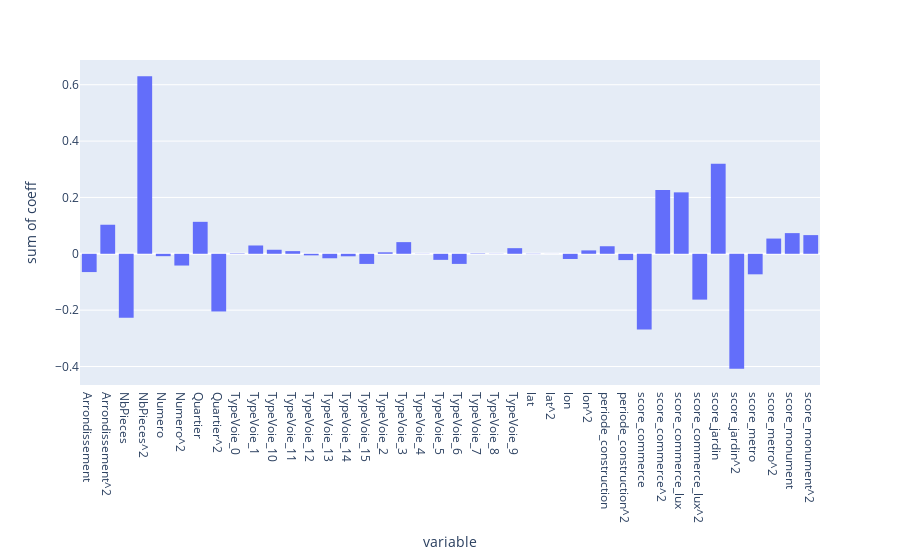
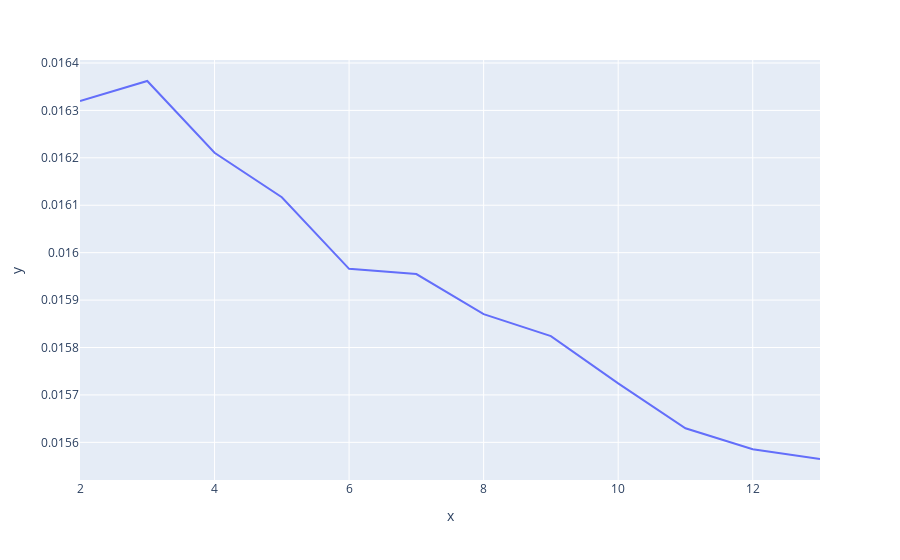

Notebook code cell kept with these figures, in order:
### Code cell
# Regressions jusqu'au degré 22

list_mse_degree = [poly_reg(i) for i in range(2, 14)]

px.line(x = [i for i in range(2, 14)], y = list_mse_degree).show()

### Figure 1 — Plotly figure (JSON) as saved in the notebook; plotly's stock layout.template omitted (floating-point values rounded to 4 significant figures)
{"data": [{"alignmentgroup": "True", "bingroup": "x", "histfunc": "sum", "hovertemplate": "variable=%{x}<br>sum of coeff=%{y}<extra></extra>", "legendgroup": "", "marker": {"color": "#636efa"}, "name": "", "offsetgroup": "", "orientation": "v", "showlegend": false, "type": "histogram", "x": ["Arrondissement", "Arrondissement^2", "NbPieces", "NbPieces^2", "Numero", "Numero^2", "Quartier", "Quartier^2", "TypeVoie_0", "TypeVoie_1", "TypeVoie_10", "TypeVoie_11", "TypeVoie_12", "TypeVoie_13", "TypeVoie_14", "TypeVoie_15", "TypeVoie_2", "TypeVoie_3", "TypeVoie_4", "TypeVoie_5", "TypeVoie_6", "TypeVoie_7", "TypeVoie_8", "TypeVoie_9", "lat", "lat^2", "lon", "lon^2", "periode_construction", "periode_construction^2", "score_commerce", "score_commerce^2", "score_commerce_lux", "score_commerce_lux^2", "score_jardin", "score_jardin^2", "score_metro", "score_metro^2", "score_monument", "score_monument^2"], "xaxis": "x", "y": [-0.06491, 0.1031, -0.2273, 0.6301, -0.008487, -0.04166, 0.1135, -0.2047, 0.001433, 0.02946, 0.01432, 0.009466, -0.005584, -0.01591, -0.008921, -0.03595, 0.005246, 0.04137, 0.0005607, -0.0215, -0.03589, 0.001362, 0.0005742, 0.01996, -0.0009451, 0.0002337, -0.01837, 0.01207, 0.02677, -0.02236, -0.2686, 0.2265, 0.218, -0.1626, 0.3195, -0.408, -0.07285, 0.05406, 0.07335, 0.06628], "yaxis": "y"}], "layout": {"barmode": "relative", "legend": {"tracegroupgap": 0}, "margin": {"t": 60}, "xaxis": {"anchor": "y", "domain": [0, 1], "title": {"text": "variable"}}, "yaxis": {"anchor": "x", "domain": [0, 1], "title": {"text": "sum of coeff"}}}}

### Figure 2 — Plotly figure (JSON) as saved in the notebook; plotly's stock layout.template omitted (floating-point values rounded to 4 significant figures)
{"data": [{"hovertemplate": "x=%{x}<br>y=%{y}<extra></extra>", "legendgroup": "", "line": {"color": "#636efa", "dash": "solid"}, "mode": "lines", "name": "", "orientation": "v", "showlegend": false, "type": "scatter", "x": [2, 3, 4, 5, 6, 7, 8, 9, 10, 11, 12, 13], "xaxis": "x", "y": [0.01632, 0.01636, 0.01621, 0.01612, 0.01597, 0.01595, 0.01587, 0.01582, 0.01572, 0.01563, 0.01559, 0.01556], "yaxis": "y"}], "layout": {"legend": {"tracegroupgap": 0}, "margin": {"t": 60}, "xaxis": {"anchor": "y", "domain": [0, 1], "title": {"text": "x"}}, "yaxis": {"anchor": "x", "domain": [0, 1], "title": {"text": "y"}}}}
